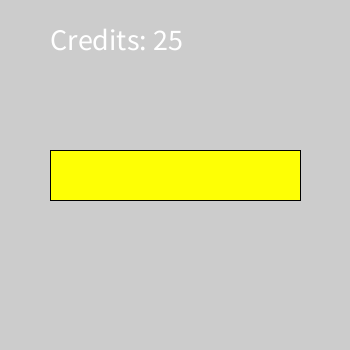
Frame 1 (no input)
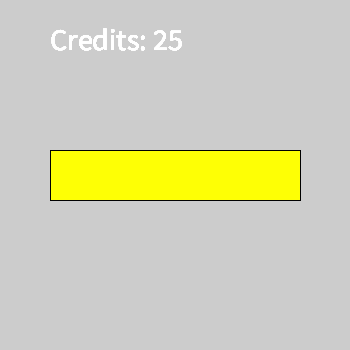
Frame 60 (the mouse pressed at the canvas centre just before this capture)
Frame 120 (the mouse held since frame 60 and released just before this capture): identical to frame 60, image omitted

The Processing sketch that drew these frames (run headless with seeded random() and noise(); from frame 60 on, the mouse is pressed at the canvas centre):

// Processing sketch: Opgave_3_5
// ── Opgave_3_5.pde

final int BOX_KLEUR = #FEFF05;
int textKleur = #FF0000;
int hoogte = 50;
int breedte = 250;
int xPos = 350 / 2 - breedte / 2;
int yPos = 350 / 2 - hoogte / 2;
int xPosText = xPos + breedte / 2;
int yPosText = yPos + hoogte / 2 - 10;
int credits = 25;


void setup() {
  size(350,350);
  xPos = width / 2 - breedte / 2;
  yPos = height / 2 - hoogte / 2;
  xPosText = xPos + breedte / 2;
  yPosText = yPos + hoogte / 2 - 10;
  fill(BOX_KLEUR);
  rect(xPos, yPos, breedte, hoogte);
}

void draw() {
  fill(255);
  textSize(30);
  text("Credits: " + credits, 50, 50);
}

void mouseClicked() {
  credits++;
  fill(BOX_KLEUR);
  rect(xPos, yPos, breedte, hoogte);
  fill(textKleur);
  textSize(30);
  textAlign(CENTER, TOP);
  if (mouseX % 2 == 0 && mouseY % 2 == 0) {
    text("(" + mouseX + " - " + mouseY + ")", xPosText, yPosText);
  }
}
